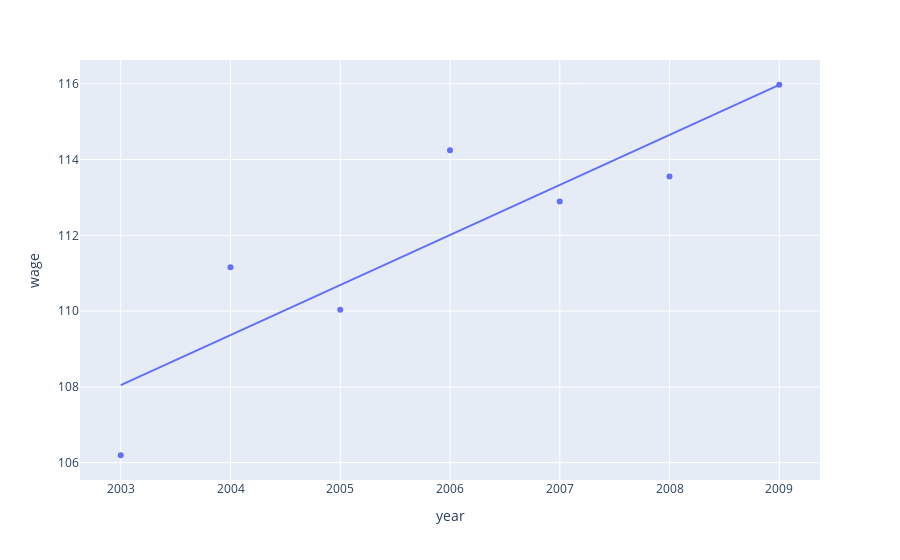

Source (notebook cell):
### Code cell
px.scatter(avg_wages, x=avg_wages.index, y='wage', trendline="ols")

### Figure 1 — Plotly figure (JSON) as saved in the notebook; plotly's stock layout.template omitted (floating-point values rounded to 4 significant figures)
{"data": [{"hovertemplate": "year=%{x}<br>wage=%{y}<extra></extra>", "legendgroup": "", "marker": {"color": "#636efa", "symbol": "circle"}, "mode": "markers", "name": "", "orientation": "v", "showlegend": false, "type": "scatter", "x": [2003, 2004, 2005, 2006, 2007, 2008, 2009], "xaxis": "x", "y": [106.2, 111.2, 110.0, 114.2, 112.9, 113.6, 116.0], "yaxis": "y"}, {"hovertemplate": "<b>OLS trendline</b><br>wage = 1.32004 * year + -2536<br>R<sup>2</sup>=0.784055<br><br>year=%{x}<br>wage=%{y} <b>(trend)</b><extra></extra>", "legendgroup": "", "marker": {"color": "#636efa", "symbol": "circle"}, "mode": "lines", "name": "", "showlegend": false, "type": "scatter", "x": [2003, 2004, 2005, 2006, 2007, 2008, 2009], "xaxis": "x", "y": [108.0, 109.4, 110.7, 112.0, 113.3, 114.6, 116.0], "yaxis": "y"}], "layout": {"legend": {"tracegroupgap": 0}, "margin": {"t": 60}, "xaxis": {"anchor": "y", "domain": [0, 1], "title": {"text": "year"}}, "yaxis": {"anchor": "x", "domain": [0, 1], "title": {"text": "wage"}}}}
